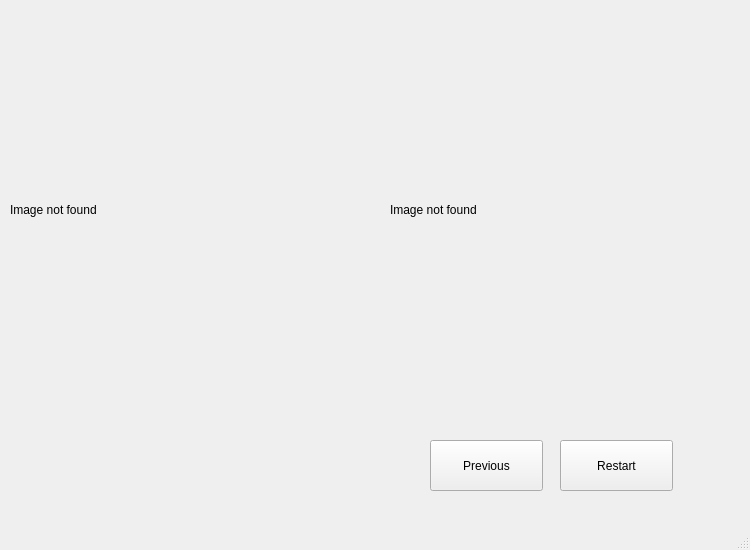
<?xml version="1.0" encoding="UTF-8"?>
<ui version="4.0">
 <class>MainWindow</class>
 <widget class="QMainWindow" name="MainWindow">
  <property name="geometry">
   <rect>
    <x>0</x>
    <y>0</y>
    <width>750</width>
    <height>550</height>
   </rect>
  </property>
  <property name="windowTitle">
   <string>MainWindow</string>
  </property>
  <widget class="QWidget" name="centralwidget">
   <widget class="QPushButton" name="pushButton_2">
    <property name="geometry">
     <rect>
      <x>560</x>
      <y>440</y>
      <width>113</width>
      <height>51</height>
     </rect>
    </property>
    <property name="text">
     <string>Restart</string>
    </property>
   </widget>
   <widget class="QPushButton" name="pushButton">
    <property name="geometry">
     <rect>
      <x>430</x>
      <y>440</y>
      <width>113</width>
      <height>51</height>
     </rect>
    </property>
    <property name="text">
     <string>Previous</string>
    </property>
   </widget>
   <widget class="QWidget" name="verticalLayoutWidget_2">
    <property name="geometry">
     <rect>
      <x>10</x>
      <y>0</y>
      <width>351</width>
      <height>421</height>
     </rect>
    </property>
    <layout class="QVBoxLayout" name="verticalLayout_2">
     <item>
      <widget class="QLabel" name="label_2">
       <property name="text">
        <string>&lt;html&gt;&lt;head/&gt;&lt;body&gt;&lt;p&gt;Image not found&lt;/p&gt;&lt;/body&gt;&lt;/html&gt;</string>
       </property>
      </widget>
     </item>
    </layout>
   </widget>
   <widget class="QWidget" name="verticalLayoutWidget">
    <property name="geometry">
     <rect>
      <x>390</x>
      <y>0</y>
      <width>351</width>
      <height>421</height>
     </rect>
    </property>
    <layout class="QVBoxLayout" name="verticalLayout">
     <item>
      <widget class="QLabel" name="label">
       <property name="text">
        <string>&lt;html&gt;&lt;head/&gt;&lt;body&gt;&lt;p&gt;Image not found&lt;/p&gt;&lt;/body&gt;&lt;/html&gt;</string>
       </property>
      </widget>
     </item>
    </layout>
   </widget>
  </widget>
  <widget class="QMenuBar" name="menubar">
   <property name="geometry">
    <rect>
     <x>0</x>
     <y>0</y>
     <width>750</width>
     <height>22</height>
    </rect>
   </property>
  </widget>
  <widget class="QStatusBar" name="statusbar"/>
 </widget>
 <resources/>
 <connections/>
</ui>
